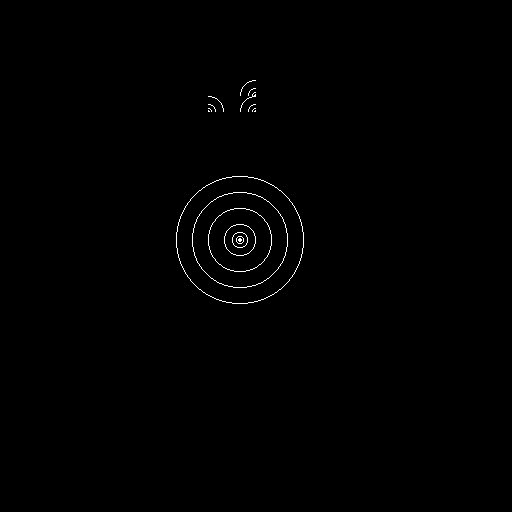

Rendered tile map (Tiled .tmx) drawn with the repository's tilesets; below, a short description and the full map source, tile grids included:
An orthogonal 32x32 tile map with 16x16 px tiles, 2 tile layers (Tile Layer 1, Above), 2 tilesets and 2 objects.

<map version="1.10" tiledversion="1.10.1" orientation="orthogonal" renderorder="right-down" width="32" height="32" tilewidth="16" tileheight="16" infinite="0" nextlayerid="4" nextobjectid="13">
 <properties>
  <property name="height" type="int" value="0" />
  <property name="looping" type="bool" value="false" />
  <property name="music" value="res/audio/music/newworld.mp3" />
  <property name="music_volume" type="float" value="0.5" />
  <property name="walkableBackground" type="bool" value="true" />
 </properties>
 <tileset firstgid="1" source="doors.tsx" />
 <tileset firstgid="10" source="nexus_pattern.tsx" />
 <layer id="1" name="Tile Layer 1" width="32" height="32">
  <data encoding="csv">
0,0,0,0,0,0,0,0,0,0,0,0,0,0,0,0,0,0,0,0,0,0,0,0,0,0,0,0,0,0,0,0,
0,0,0,0,0,0,0,0,0,0,0,0,0,0,0,0,0,0,0,0,0,0,0,0,0,0,0,0,0,0,0,0,
0,0,0,0,0,0,0,0,0,0,0,0,0,0,0,0,0,0,0,0,0,0,0,0,0,0,0,0,0,0,0,0,
0,0,0,0,0,0,0,0,0,0,0,0,0,0,0,0,0,0,0,0,0,0,0,0,0,0,0,0,0,0,0,0,
0,0,0,0,0,0,0,0,0,0,0,0,0,0,0,0,0,0,0,0,0,0,0,0,0,0,0,0,0,0,0,0,
0,0,0,0,0,0,0,0,0,0,0,0,0,0,0,37,0,0,0,0,0,0,0,0,0,0,0,0,0,0,0,0,
0,0,0,0,0,0,0,0,0,0,0,0,0,38,0,37,0,0,0,0,0,0,0,0,0,0,0,0,0,0,0,0,
0,0,0,0,0,0,0,0,0,0,0,0,0,0,0,0,0,0,0,0,0,0,0,0,0,0,0,0,0,0,0,0,
0,0,0,0,0,0,0,0,0,0,0,0,0,0,0,0,0,0,0,0,0,0,0,0,0,0,0,0,0,0,0,0,
0,0,0,0,0,0,0,0,0,0,0,0,0,0,0,0,0,0,0,0,0,0,0,0,0,0,0,0,0,0,0,0,
0,0,0,0,0,0,0,0,0,0,0,0,0,0,0,0,0,0,0,0,0,0,0,0,0,0,0,0,0,0,0,0,
0,0,0,0,0,0,0,0,0,0,0,10,11,12,13,14,15,16,17,0,0,0,0,0,0,0,0,0,0,0,0,0,
0,0,0,0,0,0,0,0,0,0,0,18,19,20,21,22,23,24,25,0,0,0,0,0,0,0,0,0,0,0,0,0,
0,0,0,0,0,0,0,0,0,0,0,26,27,28,29,30,31,32,33,0,0,0,0,0,0,0,0,0,0,0,0,0,
0,0,0,0,0,0,0,0,0,0,0,34,35,36,37,38,39,40,41,0,0,0,0,0,0,0,0,0,0,0,0,0,
0,0,0,0,0,0,0,0,0,0,0,42,43,44,45,46,47,48,49,0,0,0,0,0,0,0,0,0,0,0,0,0,
0,0,0,0,0,0,0,0,0,0,0,50,51,52,53,54,55,56,57,0,0,0,0,0,0,0,0,0,0,0,0,0,
0,0,0,0,0,0,0,0,0,0,0,58,59,60,61,62,63,64,65,0,0,0,0,0,0,0,0,0,0,0,0,0,
0,0,0,0,0,0,0,0,0,0,0,66,67,68,69,70,71,72,73,0,0,0,0,0,0,0,0,0,0,0,0,0,
0,0,0,0,0,0,0,0,0,0,0,0,0,0,0,0,0,0,0,0,0,0,0,0,0,0,0,0,0,0,0,0,
0,0,0,0,0,0,0,0,0,0,0,0,0,0,0,0,0,0,0,0,0,0,0,0,0,0,0,0,0,0,0,0,
0,0,0,0,0,0,0,0,0,0,0,0,0,0,0,0,0,0,0,0,0,0,0,0,0,0,0,0,0,0,0,0,
0,0,0,0,0,0,0,0,0,0,0,0,0,0,0,0,0,0,0,0,0,0,0,0,0,0,0,0,0,0,0,0,
0,0,0,0,0,0,0,0,0,0,0,0,0,0,0,0,0,0,0,0,0,0,0,0,0,0,0,0,0,0,0,0,
0,0,0,0,0,0,0,0,0,0,0,0,0,0,0,0,0,0,0,0,0,0,0,0,0,0,0,0,0,0,0,0,
0,0,0,0,0,0,0,0,0,0,0,0,0,0,0,0,0,0,0,0,0,0,0,0,0,0,0,0,0,0,0,0,
0,0,0,0,0,0,0,0,0,0,0,0,0,0,0,0,0,0,0,0,0,0,0,0,0,0,0,0,0,0,0,0,
0,0,0,0,0,0,0,0,0,0,0,0,0,0,0,0,0,0,0,0,0,0,0,0,0,0,0,0,0,0,0,0,
0,0,0,0,0,0,0,0,0,0,0,0,0,0,0,0,0,0,0,0,0,0,0,0,0,0,0,0,0,0,0,0,
0,0,0,0,0,0,0,0,0,0,0,0,0,0,0,0,0,0,0,0,0,0,0,0,0,0,0,0,0,0,0,0,
0,0,0,0,0,0,0,0,0,0,0,0,0,0,0,0,0,0,0,0,0,0,0,0,0,0,0,0,0,0,0,0,
0,0,0,0,0,0,0,0,0,0,0,0,0,0,0,0,0,0,0,0,0,0,0,0,0,0,0,0,0,0,0,0
</data>
 </layer>
 <objectgroup id="2" name="Doors">
  <object id="9" gid="1" x="256" y="112" width="16" height="32">
   <properties>
    <property name="actions">[{
	"trigger": {
		"type": "use",
		"side": "bottom"
	},
	"action": {
		"type": "warp",
		"map": "blue_ghost_world.tmx",
		"pos": { "x": 5, "y": 5 },
		"transition": "fade"
	}
}]</property>
    <property name="collider">{
	"x": 0,
	"y": 16,
	"w": 16,
	"h": 16
}</property>
    <property name="height" type="int" value="0" />
    <property name="solid" type="bool" value="true" />
    <property name="walk_behind" type="bool" value="true" />
   </properties>
  </object>
  <object id="11" gid="37" x="208" y="112" width="16" height="16">
   <properties>
    <property name="collision_height" type="int" value="0" />
    <property name="render_height" type="int" value="0" />
    <property name="solid" type="bool" value="true" />
   </properties>
  </object>
 </objectgroup>
 <layer id="3" name="Above" width="32" height="32">
  <properties>
   <property name="height" type="int" value="1" />
  </properties>
  <data encoding="csv">
0,0,0,0,0,0,0,0,0,0,0,0,0,0,0,0,0,0,0,0,0,0,0,0,0,0,0,0,0,0,0,0,
0,0,0,0,0,0,0,0,0,0,0,0,0,0,0,0,0,0,0,0,0,0,0,0,0,0,0,0,0,0,0,0,
0,0,0,0,0,0,0,0,0,0,0,0,0,0,0,0,0,0,0,0,0,0,0,0,0,0,0,0,0,0,0,0,
0,0,0,0,0,0,0,0,0,0,0,0,0,0,0,0,0,0,0,0,0,0,0,0,0,0,0,0,0,0,0,0,
0,0,0,0,0,0,0,0,0,0,0,0,0,0,0,0,0,0,0,0,0,0,0,0,0,0,0,0,0,0,0,0,
0,0,0,0,0,0,0,0,0,0,0,0,0,0,0,0,0,0,0,0,0,0,0,0,0,0,0,0,0,0,0,0,
0,0,0,0,0,0,0,0,0,0,0,0,0,0,0,0,0,0,0,0,0,0,0,0,0,0,0,0,0,0,0,0,
0,0,0,0,0,0,0,0,0,0,0,0,0,0,0,0,0,0,0,0,0,0,0,0,0,0,0,0,0,0,0,0,
0,0,0,0,0,0,0,0,0,0,0,0,0,0,0,0,0,0,0,0,0,0,0,0,0,0,0,0,0,0,0,0,
0,0,0,0,0,0,0,0,0,0,0,0,0,0,0,0,0,0,0,0,0,0,0,0,0,0,0,0,0,0,0,0,
0,0,0,0,0,0,0,0,0,0,0,0,0,0,0,0,0,0,0,0,0,0,0,0,0,0,0,0,0,0,0,0,
0,0,0,0,0,0,0,0,0,0,0,0,0,0,0,0,0,0,0,0,0,0,0,0,0,0,0,0,0,0,0,0,
0,0,0,0,0,0,0,0,0,0,0,0,0,0,0,0,0,0,0,0,0,0,0,0,0,0,0,0,0,0,0,0,
0,0,0,0,0,0,0,0,0,0,0,0,0,0,0,0,0,0,0,0,0,0,0,0,0,0,0,0,0,0,0,0,
0,0,0,0,0,0,0,0,0,0,0,0,0,0,0,0,0,0,0,0,0,0,0,0,0,0,0,0,0,0,0,0,
0,0,0,0,0,0,0,0,0,0,0,0,0,0,0,0,0,0,0,0,0,0,0,0,0,0,0,0,0,0,0,0,
0,0,0,0,0,0,0,0,0,0,0,0,0,0,0,0,0,0,0,0,0,0,0,0,0,0,0,0,0,0,0,0,
0,0,0,0,0,0,0,0,0,0,0,0,0,0,0,0,0,0,0,0,0,0,0,0,0,0,0,0,0,0,0,0,
0,0,0,0,0,0,0,0,0,0,0,0,0,0,0,0,0,0,0,0,0,0,0,0,0,0,0,0,0,0,0,0,
0,0,0,0,0,0,0,0,0,0,0,0,0,0,0,0,0,0,0,0,0,0,0,0,0,0,0,0,0,0,0,0,
0,0,0,0,0,0,0,0,0,0,0,0,0,0,0,0,0,0,0,0,0,0,0,0,0,0,0,0,0,0,0,0,
0,0,0,0,0,0,0,0,0,0,0,0,0,0,0,0,0,0,0,0,0,0,0,0,0,0,0,0,0,0,0,0,
0,0,0,0,0,0,0,0,0,0,0,0,0,0,0,0,0,0,0,0,0,0,0,0,0,0,0,0,0,0,0,0,
0,0,0,0,0,0,0,0,0,0,0,0,0,0,0,0,0,0,0,0,0,0,0,0,0,0,0,0,0,0,0,0,
0,0,0,0,0,0,0,0,0,0,0,0,0,0,0,0,0,0,0,0,0,0,0,0,0,0,0,0,0,0,0,0,
0,0,0,0,0,0,0,0,0,0,0,0,0,0,0,0,0,0,0,0,0,0,0,0,0,0,0,0,0,0,0,0,
0,0,0,0,0,0,0,0,0,0,0,0,0,0,0,0,0,0,0,0,0,0,0,0,0,0,0,0,0,0,0,0,
0,0,0,0,0,0,0,0,0,0,0,0,0,0,0,0,0,0,0,0,0,0,0,0,0,0,0,0,0,0,0,0,
0,0,0,0,0,0,0,0,0,0,0,0,0,0,0,0,0,0,0,0,0,0,0,0,0,0,0,0,0,0,0,0,
0,0,0,0,0,0,0,0,0,0,0,0,0,0,0,0,0,0,0,0,0,0,0,0,0,0,0,0,0,0,0,0,
0,0,0,0,0,0,0,0,0,0,0,0,0,0,0,0,0,0,0,0,0,0,0,0,0,0,0,0,0,0,0,0,
0,0,0,0,0,0,0,0,0,0,0,0,0,0,0,0,0,0,0,0,0,0,0,0,0,0,0,0,0,0,0,0
</data>
 </layer>
</map>
